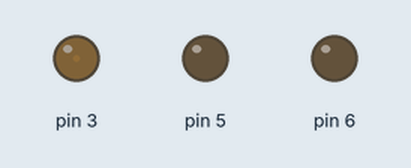
Simulated run of this sketch. Board: Arduino Uno, built with avr-gcc and run on an emulated ATmega328P. Shown: output pins drawn as LEDs (lit = HIGH).

Above: at 0.05 s.
At 1.5 s:
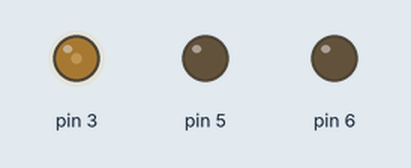
At 3.0 s:
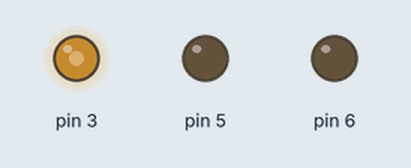
At 6.0 s:
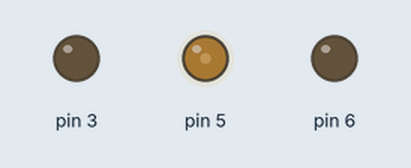
At 9.05 s:
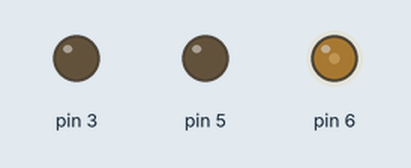
At 12.0 s:
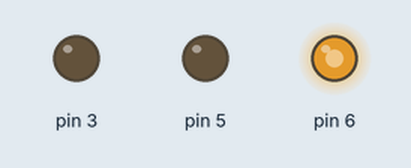
Timing chart, 0 to 15.6 s (numbered marks = the images above):
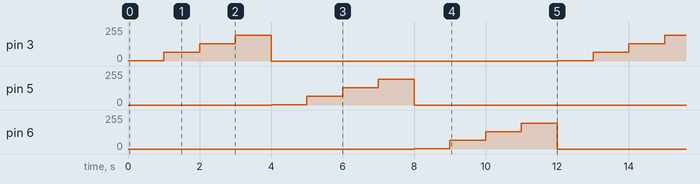

Measured:
- by itself, pin 3, pin 5, pin 6: repeats every 12.0 s: 65/255 1.0 s, 129/255 1.0 s, 193/255 1.0 s, 0/255 8.0 s, 1/255 1.0 s

The sketch:

Ques7.ino
```cpp
int i;
void setup()
{

}

void loop()
{
    for(i=1;i<256;i=i+64)
    {
      analogWrite(3,i);
      delay(1000);
     }
    analogWrite(3,0);
      i=0;
    for(i=1;i<256;i=i+64)
    {
      analogWrite(5,i);
      delay(1000);
    }
    analogWrite(5,0);
      i=0;
    for(i=1;i<256;i=i+64)
    {
      analogWrite(6,i);
      delay(1000);
    }
     analogWrite(6,0);
     i=0;
}
```
